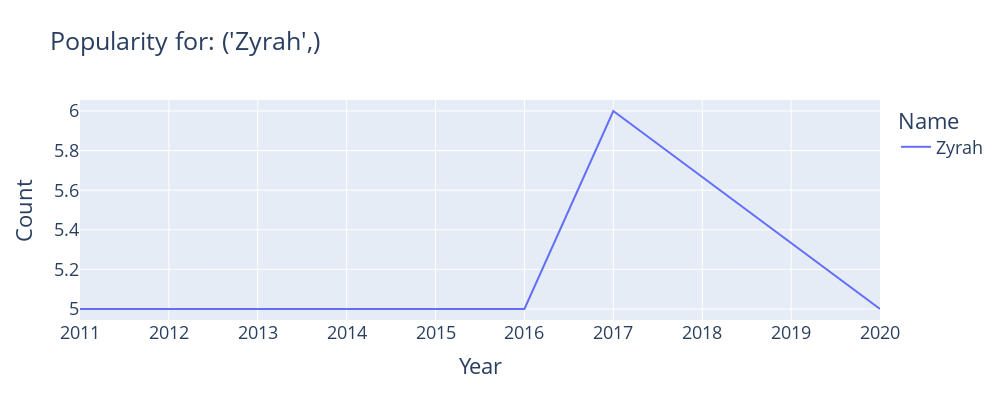

The code cell stored with this chart in its notebook:
### Markdown cell above
For fun, try plotting your name or your friends' names.

### Code cell
plot_name('Zyrah')

### Figure 1 — Plotly figure (JSON) as saved in the notebook; plotly's stock layout.template omitted (floating-point values rounded to 4 significant figures)
{"data": [{"hovertemplate": "Name=Zyrah<br>Year=%{x}<br>Count=%{y}<extra></extra>", "legendgroup": "Zyrah", "line": {"color": "#636efa", "dash": "solid"}, "marker": {"symbol": "circle"}, "mode": "lines", "name": "Zyrah", "orientation": "v", "showlegend": true, "type": "scatter", "x": [2011, 2016, 2017, 2020], "xaxis": "x", "y": [5, 5, 6, 5], "yaxis": "y"}], "layout": {"autosize": false, "font": {"size": 18}, "height": 400, "legend": {"title": {"text": "Name"}, "tracegroupgap": 0}, "title": {"text": "Popularity for: ('Zyrah',)"}, "width": 1000, "xaxis": {"anchor": "y", "domain": [0, 1], "title": {"text": "Year"}}, "yaxis": {"anchor": "x", "domain": [0, 1], "title": {"text": "Count"}}}}
